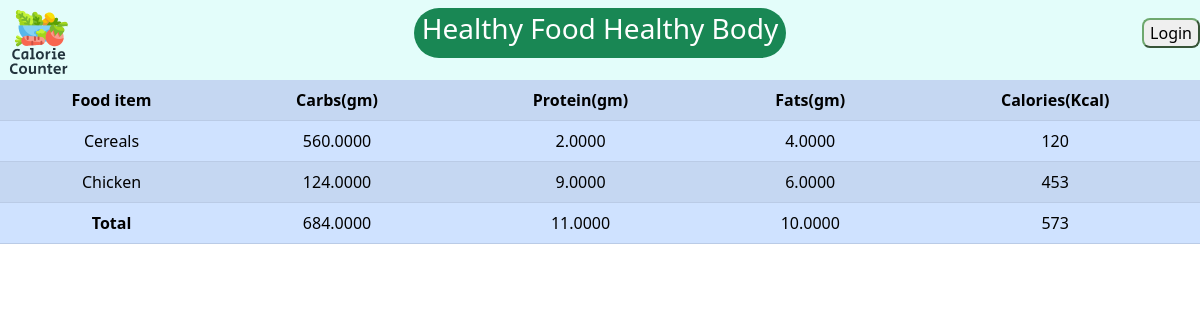
Screenshot of /details/ with the database file from the repository.
### base/models.py (models this page shows, shortened)
class AddFood(models.Model):
    name_of_food = models.CharField(max_length=150)
    calorie = models.IntegerField()
    protein = models.DecimalField(max_digits=20,decimal_places=4)
    fats = models.DecimalField(max_digits=20,decimal_places=4)
    carbs = models.DecimalField(max_digits=20,decimal_places=4)

### base/views.py (the view)
# urls.py: path("details/", views.details, name="details"),
def details(request):
    food_details = AddFood.objects.all()
    calories_consumed = []
    protein_consumed = []
    fats_consumed = []
    carbs_consumed = []
    for calories in food_details:
        calories_consumed.append(calories.calorie)   # add calories value in list
        protein_consumed.append(calories.protein)   # add protein value in list
        fats_consumed.append(calories.fats)         # add fats value in list
        carbs_consumed.append(calories.carbs)        # add carbs value in list
    total_calories,total_protein,total_fats,total_carbs = 0,0,0,0
    for c,p,f,b in zip(calories_consumed, protein_consumed,fats_consumed,carbs_consumed):
        total_calories += c
        total_protein += p
        total_fats += f
        total_carbs += b
    context = {
        'food_details': food_details,
        'total_calories': total_calories,
        'total_protein': total_protein,
        'total_fats': total_fats,
        'total_carbs': total_carbs,
    }
    return render(request, 'base/details.html', context)

### base/templates/base/details.html
{% extends 'base/navbar.html' %}
{% block content %}
<table id="table" class="table table-striped table-primary">
  <tr class="bg-info text-white">
      <th style="text-align:center">Food item</th>
      <th style="text-align:center">Carbs(gm)</th>
      <th style="text-align:center">Protein(gm)</th>
      <th style="text-align:center">Fats(gm)</th>
      <th style="text-align:center">Calories(Kcal)</th>
  </tr>
  {% for food in food_details %}
  <tr>
      <td style="text-align:center">{{food.name_of_food}}</td>
      <td style="text-align:center">{{food.carbs}}</td>
      <td style="text-align:center">{{food.protein}}</td>
      <td style="text-align:center">{{food.fats}}</td>
      <td style="text-align:center">{{food.calorie}}</td>
  </tr>
  {% endfor %}
  <tr class="bg-info text-black">
      <td style="text-align:center" id="name"><b>Total</b></td>
      <td style="text-align:center" id="totalCarbs"><b></b>{{total_carbs}}</td>
      <td style="text-align:center" id="totalProtien"><b></b>{{total_protein}}</td>
      <td style="text-align:center" id="totalFats"><b></b>{{total_fats}}</td>
      <td style="text-align:center" id="totalCalories"><b></b>{{total_calories}}</td>
  </tr>
</table>
{% endblock content %}

### rows the page displays
AddFood: name_of_food "Cereals", carbs "560.0000", protein "2.0000", fats "4.0000", calorie "120"
AddFood: name_of_food "Chicken", carbs "124.0000", protein "9.0000", fats "6.0000", calorie "453"

### other values shown
{{ total_carbs }} "684.0000"
{{ total_protein }} "11.0000"
{{ total_fats }} "10.0000"
{{ total_calories }} "573"
